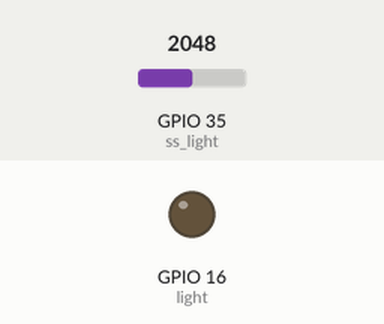
Simulated run of this program. Board: ESP32. Parts: output pins drawn as LEDs (lit = HIGH). The inputs (shaded band) are chosen by the test bench; at power-on: GPIO 35 (ss_light) = 2048 (analog values on the 0–4095 scale). WiFi joins after 1.5 s; servers stay silent unless stated.

Above: at 3.0 s.
3.1 s: GPIO 35 (ss_light) set to 5
5.0 s: GPIO 35 (ss_light) set to 2
At 6.9 s:
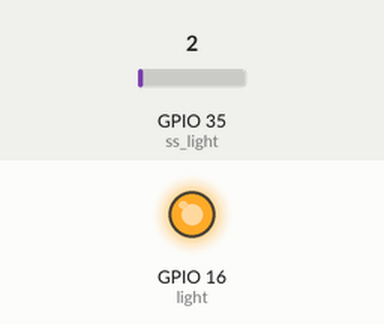
7.3 s: GPIO 35 (ss_light) set to 491
At 8.4 s:
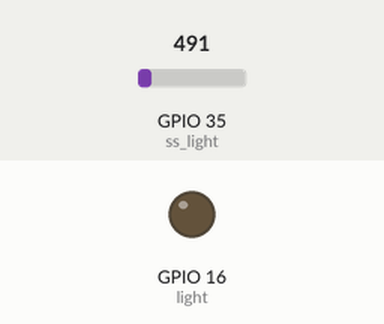
9.3 s: GPIO 35 (ss_light) set to 0
At 11.1 s:
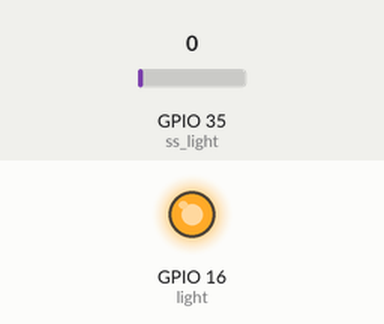
Timing chart, 0 to 12.3 s (numbered marks = the images above; inputs shaded):
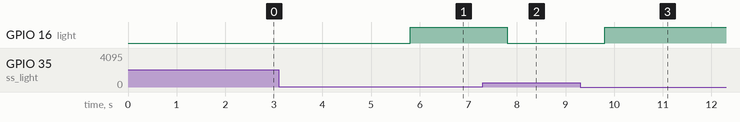

Measured:
- the behaviour switches between 4 and 3 on GPIO 35 (ss_light) (found by bisection; images 0 and 1)
- after the input at 3.1 s, every drawn part: stays the same
- after the input at 5.0 s, GPIO 16 (light): LOW → HIGH after 0.80 s
- after the input at 7.3 s, GPIO 16 (light): HIGH → LOW after 0.50 s
- after the input at 9.3 s, GPIO 16 (light): LOW → HIGH after 0.50 s

The program:

main.cpp
```cpp
#define BLYNK_TEMPLATE_ID "TMPL6a3GFXNsI"
#define BLYNK_TEMPLATE_NAME "lightcontrol"
#define BLYNK_AUTH_TOKEN "lvNLl23CQTd6NMTuNQgf2CH0_-oDvvcc"

#define BLYNK_PRINT Serial

#define ss_light 35
#define light 16

const float GAMMA = 0.7;
const float RL10 = 85;

#include <WiFi.h>
#include <WiFiClient.h>
#include <BlynkSimpleEsp32.h>

char ssid[] = "Benjamin Albert";
char pass[] = "11111111";

BlynkTimer timer;

int limit = 0;

BLYNK_WRITE(V3)
{
  int value = param.asInt();
  limit = value;
}

void myTimerEvent()
{
  int analogValue = analogRead(ss_light);
  float voltage = analogValue / 1024. * 3.3;
  float resistance = 5000 * voltage / (1 - voltage / 3.3);
  float lux = pow(RL10 * 1e3 * pow(10, GAMMA) / resistance, (1 / GAMMA));

  if (int(lux) <= limit)
  {
    digitalWrite(light, 1);
    Blynk.virtualWrite(V2, 1);
  }
  else
  {
    digitalWrite(light, 0);
    Blynk.virtualWrite(V2, 0);
  }

  Blynk.virtualWrite(V1, millis() / 1000);
  Blynk.virtualWrite(V0, lux);
}

void setup()
{
  limit = 0;
  analogReadResolution(10);
  pinMode(light, OUTPUT);

  Serial.begin(115200);

  Blynk.begin(BLYNK_AUTH_TOKEN, ssid, pass);
  timer.setInterval(1000L, myTimerEvent);
}

void loop()
{
  Blynk.run();
  timer.run();
}
```
